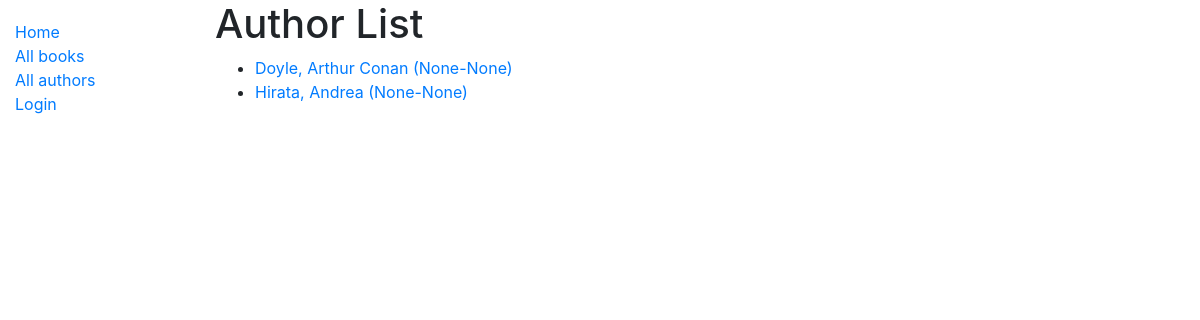
The page /catalog/authors on the database as committed earlier.
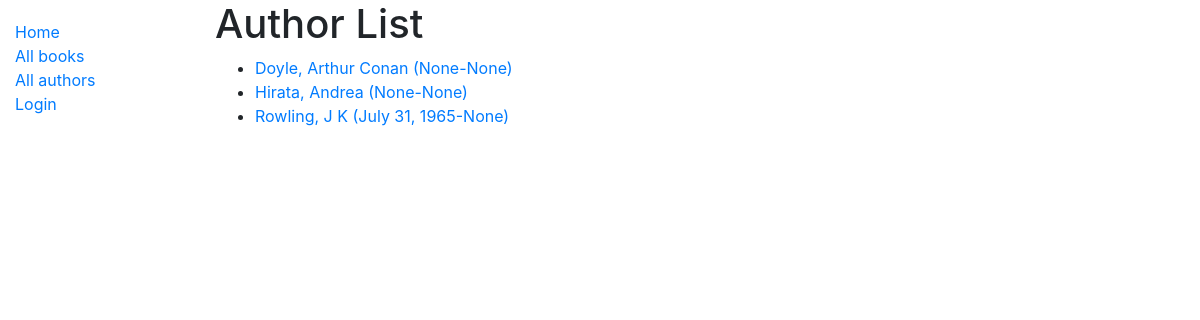
The same page on the database as committed later.
### catalog/models.py (models this page shows, shortened)
class Author(models.Model):
    first_name = models.CharField(max_length=100)
    last_name = models.CharField(max_length=100)
    date_of_birth = models.DateField(null=True, blank=True)
    date_of_death = models.DateField('died', null=True, blank=True)
    class Meta:
        ordering = ['last_name', 'first_name']
    def get_absolute_url(self):
        return reverse('author-detail', args=[str(self.id)])

### catalog/views.py (the view)
# urls.py: path('authors', views.AuthorListView.as_view(), name='authors'),
class AuthorListView(generic.ListView):
    model = Author
    context_method_name = 'author_list'
    queryset = Author.objects.all()
    paginate_by = 10
    template_name = 'catalog/author_list.html'

### catalog/templates/catalog/author_list.html
{% extends "base_generic.html" %}
{% block content %}
	<h1>Author List</h1>
	{% if author_list %}
	<ul>
		{% for author in author_list %}
		<li>
			<a href="{{ author.get_absolute_url }}">
			{{author.last_name}}, {{author.first_name}}
			({{author.date_of_birth}}-{{author.date_of_death}})
			</a>
		</li>
		{% endfor %}
	</ul>
	{% endif %}
{% endblock %}

### catalog/templates/base_generic.html (shortened to what this page needs)
<!DOCTYPE html>
<html lang="en">
	<head>
		<link rel="stylesheet" href="https://stackpath.bootstrapcdn.com/bootstrap/4.1.3/css/bootstrap.min.css">
		{% load static %}
		<link rel="stylesheet" href="{% static 'css/styles.css' %}">
	</head>
	<body>
		<div class="container-fluid">
			<div class="row">
				<div class="col-sm-2">
				{% block sidebar %}
					<ul class="sidebar-nav">
						<li><a href="{% url 'index' %}">Home</a></li>
						<li><a href="{% url 'books' %}">All books</a></li>
						<li><a href="{% url 'authors' %}">All authors</a></li>
						{% if user.is_authenticated %}
						<li>User: {{user.get_username}}</li>
						<li><a href="{% url 'my-borrowed' %}">My Borrowed Books</a></li>
						<li><a href="{% url 'logout' %}?next={{request.path}}">Logout</a></li>
						<hr>
						<br>
						{% else %}
						<li><a href="{% url 'login' %}?next={{request.path}}">Login</a></li>
						{% endif %}
					</ul>
					<br>
				{% endblock %}
				</div>
				<div class="col-sm-10 ">
				{% block content %}{% endblock %}
				</div>
			</div>
		</div>
	</body>
</html>

### catalog/static/css/styles.css (style rules this page uses)
.sidebar-nav { margin-top: 20px; padding: 0; list-style: none; }

Rows that differ between the two databases and show on the page:
added Author: last_name "Rowling", first_name "J K", date_of_birth "July 31, 1965", date_of_death "None"
